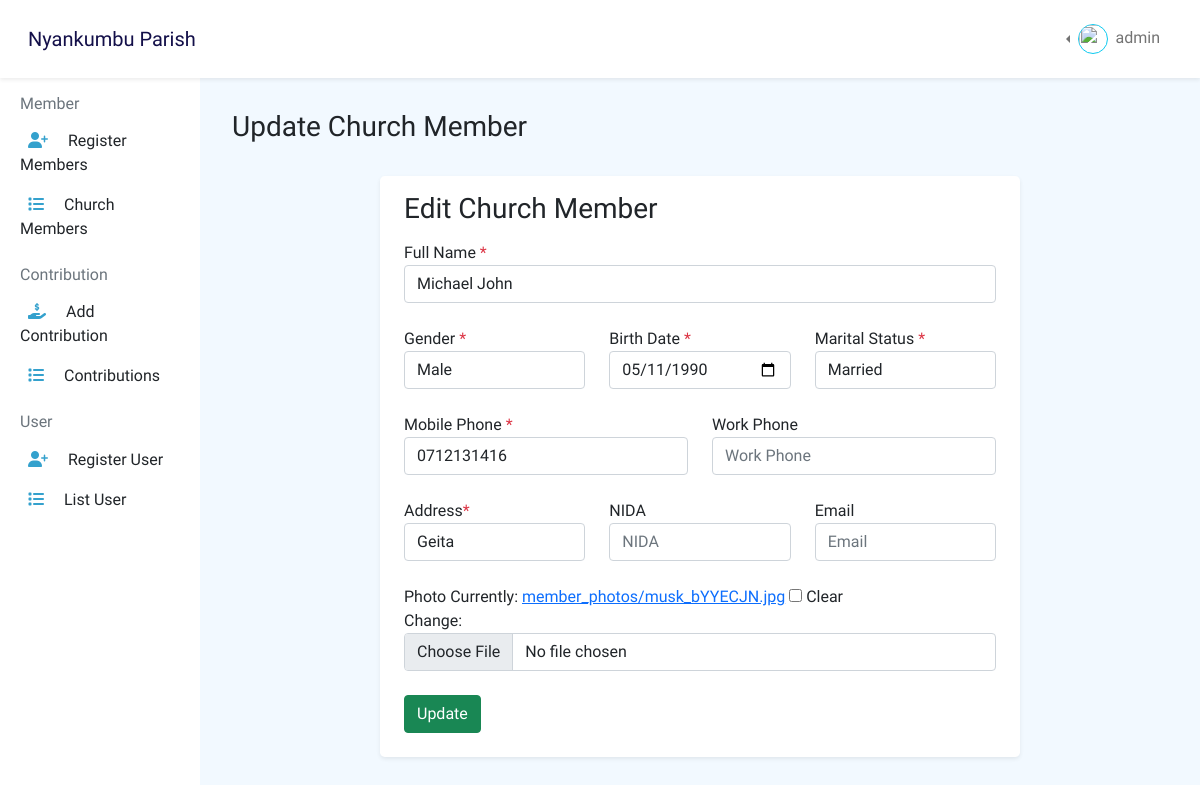
The page /parish/edit/church/2/member (signed in) on the database its author committed.
### parish/models.py (models this page shows, shortened)
class ChurchMember(models.Model):
    GENDER = [
        ('Male', 'Male'),
        ('Female', 'Female'),
    ]
    MARITAL_STATUS = [
        ('Single', 'Single'),
        ('Married', 'Married'),
    ]
    full_name = models.CharField(max_length=100)
    gender = models.CharField(max_length=10, choices=GENDER)
    birth_date = models.DateField()
    marital_status = models.CharField(max_length=10, choices=MARITAL_STATUS)
    nida = models.CharField(max_length=50, unique=True, null=True, blank=True)
    mobile_phone = models.CharField(max_length=15, unique=True)
    work_phone = models.CharField(
        max_length=15, unique=True, blank=True, null=True)
    email = models.EmailField(
        max_length=254, unique=True, blank=True, null=True)
    address = models.CharField(max_length=50)
    photo = models.ImageField(upload_to='member_photos', blank=True, null=True)
    updated_at = models.DateTimeField(auto_now=True)
    created_at = models.DateTimeField(auto_now_add=True)
    class Meta:
        ordering = ["full_name"]
        verbose_name = 'Church Member'
        verbose_name_plural = 'Church Members'

### parish/views.py (the view)
# urls.py: path("edit/church/<int:id>/member", views.edit_church_member,
def edit_church_member(request, *args, **kwargs):
    member = ChurchMember.objects.get(id=kwargs.get('id'))
    if request.method == 'POST':
        form = ChurchMemberForm(request.POST, request.FILES, instance=member)
        if form.is_valid():
            form.save()
            return redirect('parish:list_church_members')
        else:
            print(form.errors)
    else:
        form = ChurchMemberForm(instance=member)
    context = {
        'form': form,
    }
    return render(request, 'edit_church_member.html', context)

### parish/forms.py
class ChurchMemberForm(forms.ModelForm):
    class Meta:
        model = ChurchMember
        fields = "__all__"

### parish/templates/edit_church_member.html (shortened to what this page needs)
{% extends 'base.html' %}
{% load static %}
{% load widget_tweaks %}
{% block content %}
<h3 class=" m-3">Update Church Member</h3>
<div class="row p-3 justify-content-center">
    <div class="col-lg-8 col-lg-offset-1 mb-4 bg-white shadow-sm px-4 pb-4 rounded-3">
        <h3 class="my-3">Edit Church Member</h3>
        <form action="" method="POST" enctype="multipart/form-data">
            <div class="row">
                <div class=" col-lg-12 mb-4">
                    <label>Full Name <span class="text-danger">*</span></label>
                    {{form.full_name|add_class:"form-control"|attr:"placeholder:Full Name"}}
                </div>
                <div class=" col-lg-4 mb-4">
                    <label>Gender <span class="text-danger">*</span></label>
                    {{form.gender|add_class:"form-control"|attr:"placeholder:Gender"}}
                </div>
                <div class=" col-lg-4 mb-4">
                    <label>Birth Date <span class="text-danger">*</span></label>
                    {{form.birth_date|add_class:"form-control"|attr:"type:date"}}
                </div>
                <div class=" col-lg-4 mb-4">
                    <label>Marital Status <span class="text-danger">*</span></label>
                    {{form.marital_status|add_class:"form-control"|attr:"placeholder:Marital Status"}}
                </div>
                <div class=" col-lg-6 mb-4">
                    <label>Mobile Phone <span class="text-danger">*</span></label>
                    {{form.mobile_phone|add_class:"form-control"|attr:"placeholder:Mobile Phone"}}
                </div>
                <div class=" col-lg-6 mb-4">
                    <label>Work Phone</label>
                    {{form.work_phone|add_class:"form-control"|attr:"placeholder:Work Phone"}}
                </div>
                <div class=" col-lg-4 mb-4">
                    <label>Address<span class="text-danger">*</span></label>
                    {{form.address|add_class:"form-control"|attr:"placeholder:Address"}}
                </div>
                <div class=" col-lg-4 mb-4">
                    <label>NIDA </label>
                    {{form.nida|add_class:"form-control"|attr:"placeholder:NIDA"}}
                </div>
                <div class=" col-lg-4 mb-4">
                    <label>Email </label>
                    {{form.email|add_class:"form-control"|attr:"placeholder:Email"}}
                </div>
                <div class=" col-lg-12 mb-4">
                    <label>Photo </label>
                    {{form.photo|add_class:"form-control"|attr:"placeholder:Full Name"}}
                </div>
            </div>
            <button type="submit" class="btn btn-success">Update</button>
        </form>
    </div>
</div>
{% endblock %}

### templates/header.html (shortened to what this page needs)
{% load static %}
<nav class="navbar navbar-expand-lg navbar-light bg-white p-3 shadow-sm">
    <div class="container-fluid">
        <a class="navbar-brand font-weight-bold text-color-1" href="{% url 'index' %}">Nyankumbu Parish</a>
        <div class="collapse navbar-collapse" id="navbarSupportedContent">
            <ul class="navbar-nav ms-auto mb-2 mb-lg-0">
                {% if request.user.is_authenticated %}
                <li class="nav-item dropdown dropstart">
                    <a class="nav-link dropdown-toggle" href="#" id="navbarDropdown" role="button"
                        data-bs-toggle="dropdown" aria-expanded="false">
                        <img src="{% static 'img/profile.png' %}" alt="" width="30" height="30"
                            class="border border-info rounded-circle">
                        <span class="p-1">{{user.username}}</span>
                    </a>
                </li>
                {% else %}
                <li class="nav-item">
                    <a class="btn btn-outline-info btn-sm" href="{% url 'accounts:login' %}">
                        Login <i class="fas fa-sign-in-alt"></i>
                    </a>
                </li>
                {% endif %}
            </ul>
        </div>
    </div>
</nav>

### static/css/style.css (style rules this page uses)
* { box-sizing:border-box; }
body { font-family: 'Andika'; }
.text-color-1 { color:#130f49 !important; }

### rows shown on the page
ChurchMember: full_name "Michael John", gender "Male", birth_date "05/11/1990", marital_status "Married", mobile_phone "0712131416", address "Geita"

### other values the page prints
{{ user.username }} "admin"
